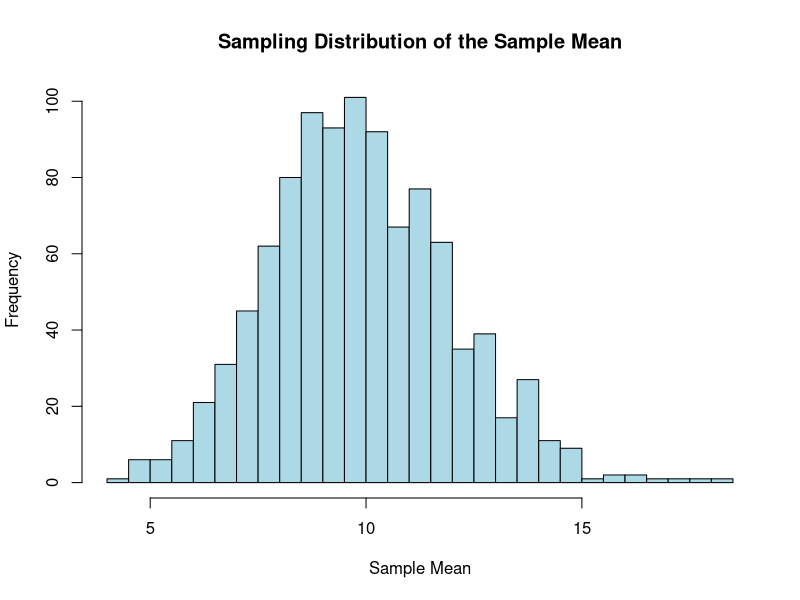
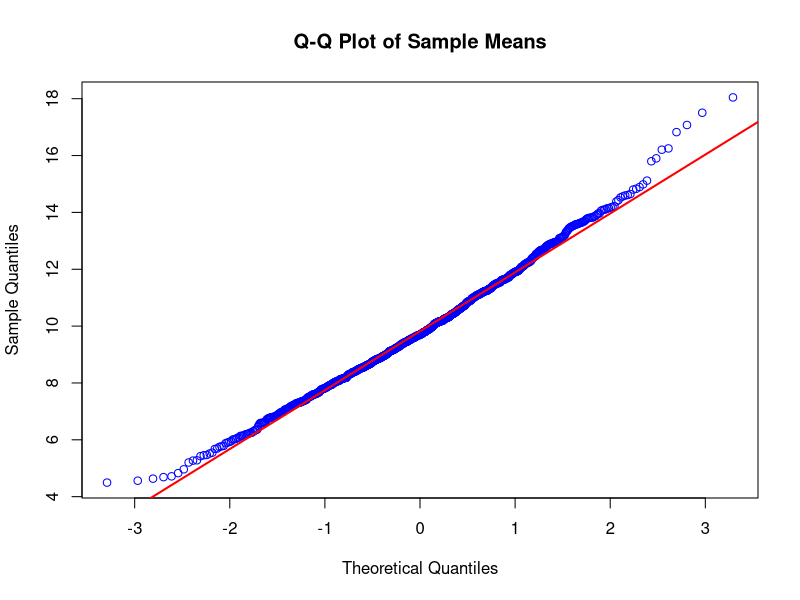
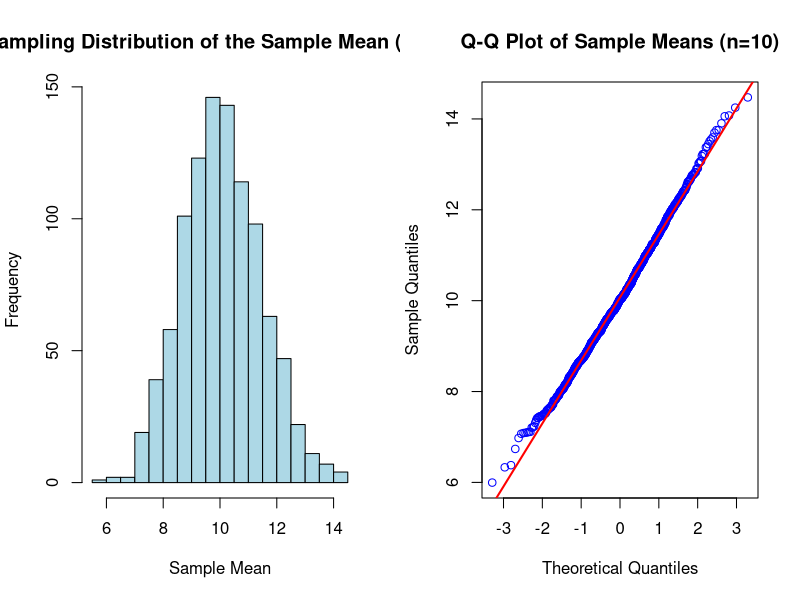
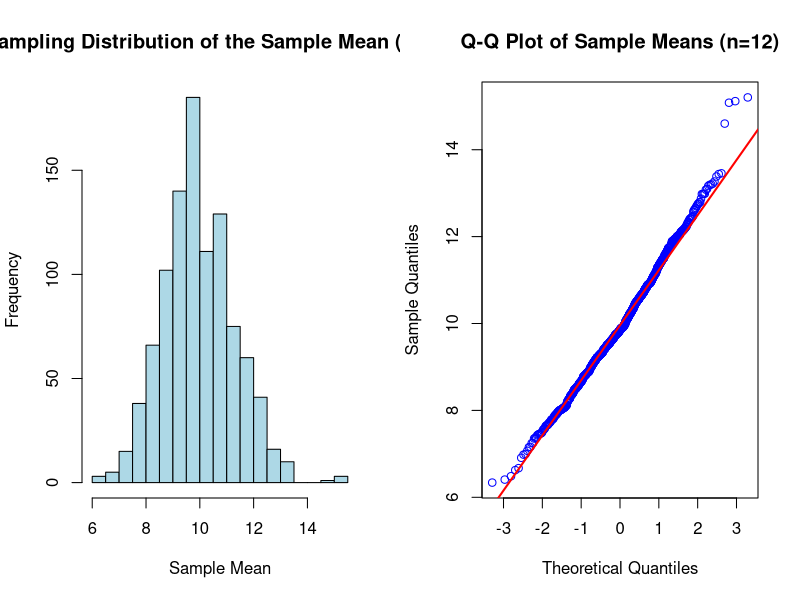
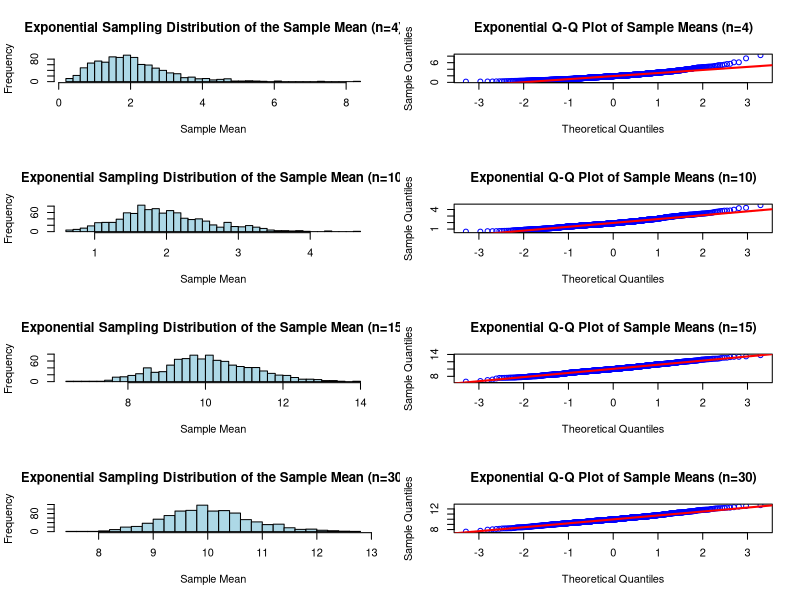
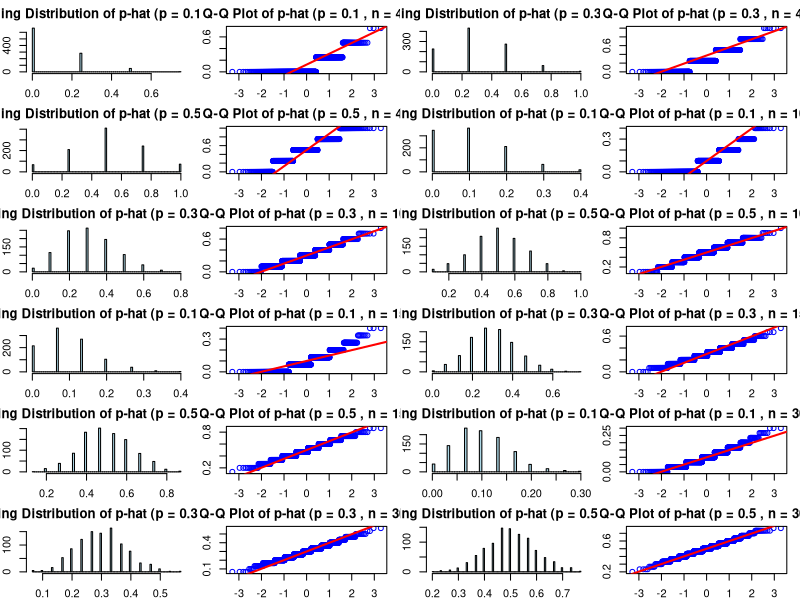

The R source for these figures, in order:
# Q1 Suppose that the initial distribution (of Xi’s) is Gamma with α = 5 and β = 2.
# (a) Find (theoretically) E (Xi) and V (Xi).

alpha <- 5
beta <- 2

E_Xi <- alpha / beta # E(Xi) = alpha / beta
V_Xi <- alpha / (beta^2) # V(Xi) = alpha / beta^2

cat("E(Xi) =", E_Xi, "\n")
cat("V(Xi) =", V_Xi, "\n")

# (b) Look at n = 4
# i) Create a sampling distribution for the sample mean using for loop.

set.seed(69420)

N <- 1000 # number of samples generated
n <- 4 # sample size
Xbars <- numeric(N)
for (i in 1:N){
    Xsamp <- rgamma(n, alpha, 1/beta)
    Xbars[i] <- mean(Xsamp)
}

# ii) Create a histogram and calculate the descriptive statistics for Xbars.
par(mfrow = c(1, 1))
hist(Xbars, breaks = 30, main = "Sampling Distribution of the Sample Mean", xlab = "Sample Mean", col = "lightblue", border = "black")

cat("Mean =", mean(Xbars), "\n")
cat("Variance =", var(Xbars), "\n")

# iii) Is the histogram approximately normal? Make a normal q-q plot.
par(mfrow = c(1, 1))
qqnorm(Xbars, main = "Q-Q Plot of Sample Means", xlab = "Theoretical Quantiles", ylab = "Sample Quantiles", col = "blue")
qqline(Xbars, col = "red", lwd = 2)

# iv) What is (theoretically) E (X) and V (X)? How do these values compare to the descriptive statistics in part ii?
E_X <- E_Xi
V_X <- V_Xi / n

cat("Theoretical E(X) =", E_X, "\n")
cat("Theoretical V(X) =", V_X, "\n")

# (c) Repeat part (b) for n = 10. Does the histogram look more normal? If not increase n until it does.

n <- 10
Xbars <- numeric(N)
for (i in 1:N){
    Xsamp <- rgamma(n, alpha, 1/beta)
    Xbars[i] <- mean(Xsamp)
}

par(mfrow = c(1, 2))
hist(Xbars, breaks = 30, main = "Sampling Distribution of the Sample Mean (n=10)", xlab = "Sample Mean", col = "lightblue", border = "black")
cat("Mean =", mean(Xbars), "\n")
cat("Variance =", var(Xbars), "\n")

qqnorm(Xbars, main = "Q-Q Plot of Sample Means (n=10)", xlab = "Theoretical Quantiles", ylab = "Sample Quantiles", col = "blue")
qqline(Xbars, col = "red", lwd = 2)

E_X <- E_Xi
V_X <- V_Xi / n

cat("Theoretical E(X) =", E_X, "\n")
cat("Theoretical V(X) =", V_X, "\n")

n <- 12
Xbars <- numeric(N)
for (i in 1:N){
    Xsamp <- rgamma(n, alpha, 1/beta)
    Xbars[i] <- mean(Xsamp)
}

par(mfrow = c(1, 2))
hist(Xbars, breaks = 30, main = "Sampling Distribution of the Sample Mean (n=12)", xlab = "Sample Mean", col = "lightblue", border = "black")
cat("Mean =", mean(Xbars), "\n")
cat("Variance =", var(Xbars), "\n")

qqnorm(Xbars, main = "Q-Q Plot of Sample Means (n=12)", xlab = "Theoretical Quantiles", ylab = "Sample Quantiles", col = "blue")
qqline(Xbars, col = "red", lwd = 2)

E_X <- E_Xi
V_X <- V_Xi / n

cat("Theoretical E(X) =", E_X, "\n")
cat("Theoretical V(X) =", V_X, "\n")

# Q2
# (a) Try another probability distribution; say an exponential with mean 2. Repeat the process above and then increase the sample size until your distribution of sample means looks approximately normal.

n <- 4
mean_exp <- 2
rate_exp <- 1 / mean_exp

E_Xi <- mean_exp
V_Xi <- mean_exp^2

cat("E(Xi) =", E_Xi, "\n")
cat("V(Xi) =", V_Xi, "\n")

Xbars <- numeric(N)
for (i in 1:N){
    Xsamp <- rexp(n, rate = rate_exp)
    Xbars[i] <- mean(Xsamp)
}

par(mfrow = c(4, 2))
hist(Xbars, breaks = 30, main = "Exponential Sampling Distribution of the Sample Mean (n=4)", xlab = "Sample Mean", col = "lightblue", border = "black")
cat("Mean =", mean(Xbars), "\n")
cat("Variance =", var(Xbars), "\n")

qqnorm(Xbars, main = "Exponential Q-Q Plot of Sample Means (n=4)", xlab = "Theoretical Quantiles", ylab = "Sample Quantiles", col = "blue")
qqline(Xbars, col = "red", lwd = 2)

E_X <- E_Xi
V_X <- V_Xi / n

cat("Theoretical E(X) =", E_X, "\n")
cat("Theoretical V(X) =", V_X, "\n")

n <- 10
mean_exp <- 2
rate_exp <- 1 / mean_exp
Xbars <- numeric(N)
for (i in 1:N){
    Xsamp <- rexp(n, rate = rate_exp)
    Xbars[i] <- mean(Xsamp)
}

hist(Xbars, breaks = 30, main = "Exponential Sampling Distribution of the Sample Mean (n=10)", xlab = "Sample Mean", col = "lightblue", border = "black")
cat("Mean =", mean(Xbars), "\n")
cat("Variance =", var(Xbars), "\n")

qqnorm(Xbars, main = "Exponential Q-Q Plot of Sample Means (n=10)", xlab = "Theoretical Quantiles", ylab = "Sample Quantiles", col = "blue")
qqline(Xbars, col = "red", lwd = 2)

E_X <- E_Xi
V_X <- V_Xi / n

cat("Theoretical E(X) =", E_X, "\n")
cat("Theoretical V(X) =", V_X, "\n")

n <- 15
Xbars <- numeric(N)
for (i in 1:N){
    Xsamp <- rgamma(n, alpha, 1/beta)
    Xbars[i] <- mean(Xsamp)
}

hist(Xbars, breaks = 30, main = "Exponential Sampling Distribution of the Sample Mean (n=15)", xlab = "Sample Mean", col = "lightblue", border = "black")
cat("Mean =", mean(Xbars), "\n")
cat("Variance =", var(Xbars), "\n")

qqnorm(Xbars, main = "Exponential Q-Q Plot of Sample Means (n=15)", xlab = "Theoretical Quantiles", ylab = "Sample Quantiles", col = "blue")
qqline(Xbars, col = "red", lwd = 2)

E_X <- E_Xi
V_X <- V_Xi / n

cat("Theoretical E(X) =", E_X, "\n")
cat("Theoretical V(X) =", V_X, "\n")

n <- 30
Xbars <- numeric(N)
for (i in 1:N){
    Xsamp <- rgamma(n, alpha, 1/beta)
    Xbars[i] <- mean(Xsamp)
}

hist(Xbars, breaks = 30, main = "Exponential Sampling Distribution of the Sample Mean (n=30)", xlab = "Sample Mean", col = "lightblue", border = "black")
cat("Mean =", mean(Xbars), "\n")
cat("Variance =", var(Xbars), "\n")

qqnorm(Xbars, main = "Exponential Q-Q Plot of Sample Means (n=30)", xlab = "Theoretical Quantiles", ylab = "Sample Quantiles", col = "blue")
qqline(Xbars, col = "red", lwd = 2)

E_X <- E_Xi
V_X <- V_Xi / n

cat("Theoretical E(X) =", E_X, "\n")
cat("Theoretical V(X) =", V_X, "\n")

# Q3 Look at the sampling distribution of sample proportion ˆp = X/n. Note that X has the Binomial distribution. Sample proportion can be also thought of as a mean of a sample of Bernoulli (0 or 1) variables.
# (a) What is E (p) and V (p)?

# E(p) = E(X/n) = E(X)/n = np/n = p
# V(p) = V(X/n) = V(X)/n^2 = np(1-p)/n^2 = p(1-p)/n

# (b) How large a sample size do we need for the sampling distribution to be approximately normal? Try several values of p, say 0.1, 0.3, and 0.5. Relate your findings to the situation in Problems 1, 2.

p_values <- c(0.1, 0.3, 0.5)
n_values <- c(4, 10, 15, 30)
par(mfrow = c(6, 4), mar = c(2, 2, 2, 1))
for (n in n_values) {
    for (p in p_values) {
        Xbars <- numeric(N)
        for (i in 1:N){
            Xsamp <- rbinom(n, size = 1, prob = p)
            Xbars[i] <- mean(Xsamp)
        }
        hist(Xbars, breaks = 100, main = paste("Sampling Distribution of p-hat (p =", p, ", n =", n, ")"), xlab = "Sample Proportion", col = "lightblue", border = "black")
        cat("For p =", p, "and n =", n, "\n")
        cat("Mean =", mean(Xbars), "\n")
        cat("Variance =", var(Xbars), "\n")
        qqnorm(Xbars, main = paste("Q-Q Plot of p-hat (p =", p, ", n =", n, ")"), xlab = "Theoretical Quantiles", ylab = "Sample Quantiles", col = "blue")
        qqline(Xbars, col = "red", lwd = 2)
        E_p <- p
        V_p <- p * (1 - p) / n
        cat("Theoretical E(p) =", E_p, "\n")
        cat("Theoretical V(p) =", V_p, "\n")
        cat("--------------------------------------", "\n")
    }
}
